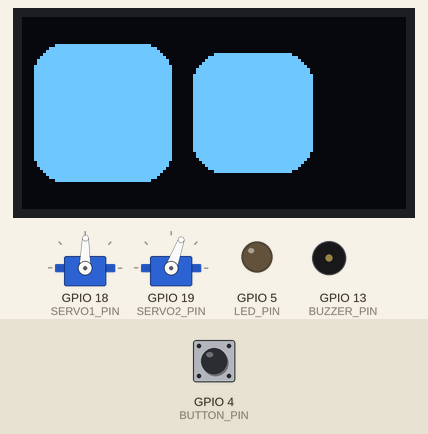
Simulated run of this sketch. Board: ESP32. On the bench: 2 × servo, 128×64 one-colour display, output pins drawn as LEDs (lit = HIGH), buzzer (waves = sounding). The inputs (shaded band) are chosen by the test bench; at power-on: GPIO 4 (BUTTON_PIN) HIGH. Random numbers use the default seed unless the sketch sets one; what the sketch prints to the serial monitor is not drawn.

Above: at 4.2 s.
4.3 s: GPIO 4 (BUTTON_PIN) pulled LOW for 1 s
At 6.06 s:
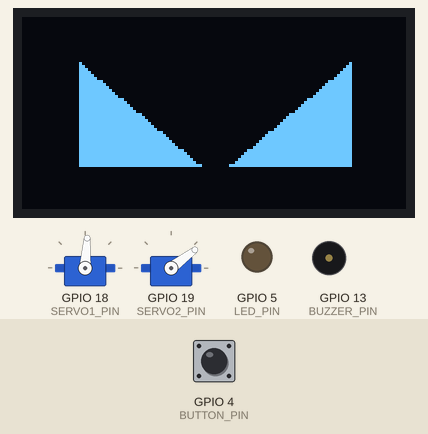
9.4 s: GPIO 4 (BUTTON_PIN) pulled LOW for 3.2 s
At 13.26 s:
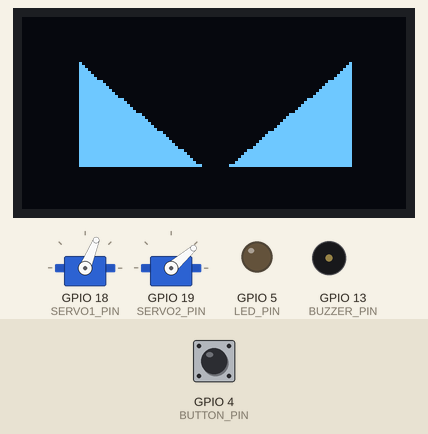
17.1 s: GPIO 4 (BUTTON_PIN) pulled LOW for 0.15 s
At 34.18 s:
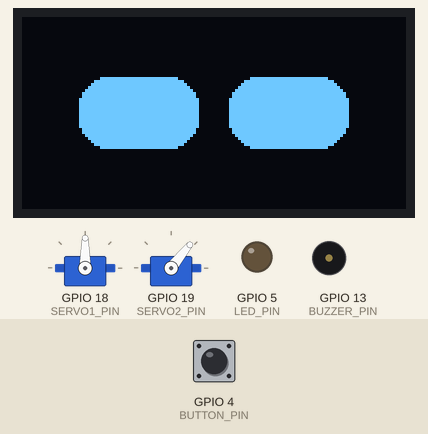
Timing chart, 0 to 36.2 s (numbered marks = the images above; inputs shaded):
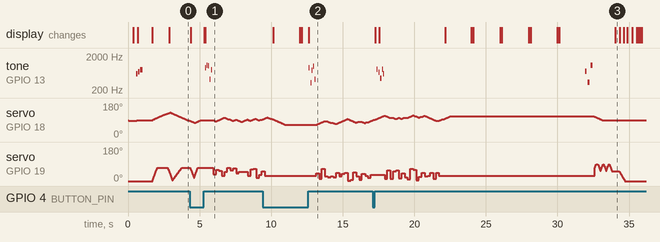

The sketch:

robo_code.ino
```cpp
#include <Wire.h>
#include <Adafruit_GFX.h>
#include <Adafruit_SSD1306.h>
#include <ESP32Servo.h>

// OLED screen configuration
#define SCREEN_WIDTH 128
#define SCREEN_HEIGHT 64
#define SCREEN_ADDRESS 0x3C
#define OLED_RESET -1

Adafruit_SSD1306 display(SCREEN_WIDTH, SCREEN_HEIGHT, &Wire, OLED_RESET);

// Pin definitions
#define BUZZER_PIN 13
#define SERVO1_PIN 18
#define SERVO2_PIN 19
#define BUTTON_PIN 4
#define LED_PIN 5

Servo servo1;
Servo servo2;

// Robot states
#define STATE_SLEEPING       1
#define STATE_WAKEUP         2
#define STATE_BLINK          3
#define STATE_AWAKE          4
#define STATE_ANGRY          5
#define STATE_FALLING_ASLEEP 6

volatile int currentState = STATE_SLEEPING;

// Servo control targets for multitasking
volatile int servo1Target = 90; // torso servo: 45..135, base 90
volatile int servo2Target = 0;  // arm servo: 0..80

// Button press debounce and long press handling
volatile bool buttonPressed = false;
volatile unsigned long buttonPressTime = 0;
volatile unsigned long buttonReleaseTime = 0;
bool canTriggerAngry = false;

unsigned long lastAwakeTimestamp = 0;
unsigned long buttonHoldStart = 0;

portMUX_TYPE mux = portMUX_INITIALIZER_UNLOCKED; // Mutex for shared access

/*----------------------------
Eye drawing parameters
-----------------------------*/
int ref_eye_height = 40;
int ref_eye_width = 40;
int ref_space_between_eye = 10;
int ref_corner_radius = 10;

// Current eye position/state
int left_eye_height = ref_eye_height;
int left_eye_width = ref_eye_width;
int left_eye_x = 32;
int left_eye_y = 32;

int right_eye_x = 32 + ref_eye_width + ref_space_between_eye;
int right_eye_y = 32;
int right_eye_height = ref_eye_height;
int right_eye_width = ref_eye_width;

/*-------------------
Eye drawing functions
---------------------*/

// Draw both eyes
void draw_eyes(bool update=true)
{
    display.clearDisplay();
    // Draw from center
    int x = int(left_eye_x-left_eye_width/2);
    int y = int(left_eye_y-left_eye_height/2);
    display.fillRoundRect(x,y,left_eye_width,left_eye_height,ref_corner_radius,SSD1306_WHITE);
    x = int(right_eye_x-right_eye_width/2);
    y = int(right_eye_y-right_eye_height/2);
    display.fillRoundRect(x,y,right_eye_width,right_eye_height,ref_corner_radius,SSD1306_WHITE);
    if(update)
    {
      display.display();
    }
}

// Position eyes in center
void center_eyes(bool update=true)
{
  left_eye_x = SCREEN_WIDTH / 2 - ref_eye_width / 2 - ref_space_between_eye / 2;
  left_eye_y = SCREEN_HEIGHT / 2;
  right_eye_x = SCREEN_WIDTH / 2 + ref_eye_width / 2 + ref_space_between_eye / 2;
  right_eye_y = SCREEN_HEIGHT / 2;
}

// Eye animation for sleep
void sleep_animation()
{
    for(int i=2; i <= 10; i++){
      left_eye_height = i;
      right_eye_height = i;
      draw_eyes(true);
      delay(40);
    }
    delay(100);

    for(int i=10; i >= 2; i=i-1){
      left_eye_height = i;
      right_eye_height = i;
      draw_eyes(true);
      delay(40);
    }
    draw_z_animation();
}

// Draw "Z" letters for sleeping effect
void draw_z_animation() {
  int z_start_x = 128 - 30;
  int z_y = 15;

  display.setTextSize(1);
  display.setTextColor(SSD1306_WHITE);

  display.setCursor(z_start_x, z_y);
  display.print("Z");
  display.display();
  delay(100);

  display.setCursor(z_start_x + 10, z_y - 5);
  display.print("Z");
  display.display();
  delay(100);

  display.setCursor(z_start_x + 20, z_y - 10);
  display.print("Z");
  display.display();
  delay(100);
}

// Wakeup animation (eye opening)
void wakeup_animation()
{
  for(int h=2; h <= ref_eye_height; h+=2)
  {
    left_eye_height = h;
    right_eye_height = h;
    draw_eyes(true);
  }
}

// Blink animation
void blink()
{
  draw_eyes();

  for(int i=0;i<3;i++)
  {
    left_eye_height -= 12;
    right_eye_height -= 12;
    draw_eyes();
    delay(1);
  }
  for(int i=0;i<3;i++)
  {
    left_eye_height += 12;
    right_eye_height += 12;
    draw_eyes();
    delay(1);
  }
}

// Angry eye expression
void angry_eyes() {
  display.clearDisplay();

  int tri_width = 40;
  int tri_height = 35;
  int center_y = 32;

  display.fillTriangle(19, center_y + tri_height / 2,
                       19, center_y - tri_height / 2,
                       19 + tri_width, center_y + tri_height / 2,
                       SSD1306_WHITE);
  display.fillTriangle(109, center_y + tri_height / 2,
                       109, center_y - tri_height / 2,
                       109 - tri_width, center_y + tri_height / 2,
                       SSD1306_WHITE);
  display.display();
}

// Eye movement functions
void move_right_big_eye()
{
  move_big_eye(1);
}
void move_left_big_eye()
{
  move_big_eye(-1);
}
void move_big_eye(int direction) {
  int direction_oversize = 1;
  int direction_movement_amplitude = 2;
  int blink_amplitude = 5;

  for (int i = 0; i < 3; i++) {
    left_eye_x += direction_movement_amplitude * direction;
    right_eye_x += direction_movement_amplitude * direction;
    right_eye_height -= blink_amplitude;
    left_eye_height -= blink_amplitude;

    if (direction > 0) {
      right_eye_height += direction_oversize;
      right_eye_width += direction_oversize;
    } else {
      left_eye_height += direction_oversize;
      left_eye_width += direction_oversize;
    }

    draw_eyes();
    delay(1);
  }

  for (int i = 0; i < 3; i++) {
    left_eye_x += direction_movement_amplitude * direction;
    right_eye_x += direction_movement_amplitude * direction;
    right_eye_height += blink_amplitude;
    left_eye_height += blink_amplitude;

    if (direction > 0) {
      right_eye_height += direction_oversize;
      right_eye_width += direction_oversize;
    } else {
      left_eye_height += direction_oversize;
      left_eye_width += direction_oversize;
    }

    draw_eyes();
    delay(1);
  }
}

// Reset eye shape and position to default
void reset_eyes_position_and_size() {
  left_eye_width = ref_eye_width;
  right_eye_width = ref_eye_width;
  left_eye_height = ref_eye_height;
  right_eye_height = ref_eye_height;

  center_eyes(); // Recalculate X/Y positions
}

// Eyes close slowly before sleep
void falling_asleep_eyes() {
  for(int k=ref_eye_height; k >= 2; k-=2)
  {
    left_eye_height = k;
    right_eye_height = k;
    draw_eyes(true);
  }
}

/*-------------------
Sound functions
---------------------*/
void playBeep(int freq, int duration) {
  tone(BUZZER_PIN, freq); delay(duration); noTone(BUZZER_PIN);
}

void playSweep(int startFreq, int endFreq, int stepDelay) {
  int step = (startFreq < endFreq) ? 10 : -10;
  for (int f = startFreq; (step > 0) ? f <= endFreq : f >= endFreq; f += step) {
    tone(BUZZER_PIN, f); delay(stepDelay);
  }
  noTone(BUZZER_PIN);
}

void playGlitch(int count) {
  for (int i = 0; i < count; i++) {
    tone(BUZZER_PIN, random(300, 1200));
    delay(random(30, 80));
    noTone(BUZZER_PIN);
    delay(random(20, 70));
  }
}

void playTrill(int f1, int f2, int dur, int reps) {
  for (int i = 0; i < reps; i++) {
    tone(BUZZER_PIN, f1); delay(dur);
    tone(BUZZER_PIN, f2); delay(dur);
  }
  noTone(BUZZER_PIN);
}

// Wakeup melody
void playMelody1() {
  playBeep(600, 100); delay(50);
  playBeep(700, 100); delay(50);
  playBeep(800, 150); delay(100);
  playSweep(800, 400, 5); delay(200);
}

// Melody for awake state
void playMelody2() {
  playBeep(500, 120); delay(60);
  playBeep(550, 120); delay(60);
  playBeep(600, 120); delay(60);
  playSweep(600, 900, 4); delay(150);
  playBeep(400, 100); delay(50);
}

void playRandomBeeps(int count) {
  for (int i = 0; i < count; i++) {
    playBeep(random(300, 1200), random(80, 150));
    delay(random(50, 150));
  }
}

/*-------------------
----- Servo Tasks
---------------------*/

// Task for moving servo1 (torso) gradually toward target
void servo1Task(void *pvParameters) {
  int currentPos = 85;
  servo1.write(currentPos);
  while(true) {
    portENTER_CRITICAL(&mux);
    int target = servo1Target;
    portEXIT_CRITICAL(&mux);

    if(currentPos < target) {
      currentPos+=1;
      servo1.write(currentPos);
      vTaskDelay(30 / portTICK_PERIOD_MS);
    } else if(currentPos > target) {
      currentPos-=1;
      servo1.write(currentPos);
      vTaskDelay(30 / portTICK_PERIOD_MS);
    } else {
      vTaskDelay(1 / portTICK_PERIOD_MS);
    }
  }
}

// Task for moving servo2 (arms) gradually toward target
void servo2Task(void *pvParameters) {
  int currentPos = 0;
  servo2.write(currentPos);
  while(true) {
    portENTER_CRITICAL(&mux);
    int target = servo2Target;
    portEXIT_CRITICAL(&mux);

    if(currentPos < target) {
      currentPos+=1;
      servo2.write(currentPos);
      vTaskDelay(5 / portTICK_PERIOD_MS);
    } else if(currentPos > target) {
      currentPos-=1;
      servo2.write(currentPos);
      vTaskDelay(5 / portTICK_PERIOD_MS);
    } else {
      vTaskDelay(10 / portTICK_PERIOD_MS);
    }
  }
}

/*-------------------
----- Button ISR
---------------------*/

// Interrupt Service Routine for button press with debounce
void IRAM_ATTR buttonISR() {
  static unsigned long lastInterruptTime = 0;
  unsigned long interruptTime = millis();
  if (interruptTime - lastInterruptTime > 200) { // debounce 200ms
    if(digitalRead(BUTTON_PIN) == LOW) {
      buttonPressed = true;
      buttonPressTime = interruptTime;
    } else {
      buttonReleaseTime = interruptTime;
    }
  }
  lastInterruptTime = interruptTime;
}

/*-------------------
----- State Functions
---------------------*/

// Behavior when sleeping
void sleeping_state()
{
  sleep_animation();
}

// Wake-up behavior
void wakeup_state()
{
  wakeup_animation();
  playMelody1();

  move_right_big_eye();

  // Servo1: 90 to 150, Servo2 mapped to 0..70
  for(int pos = 90; pos <= 150; pos++) {
    portENTER_CRITICAL(&mux);
    servo1Target = pos;
    servo2Target = constrain(map(pos, 90, 120, 0, 70), 0, 70);
    portEXIT_CRITICAL(&mux);
    vTaskDelay(10 / portTICK_PERIOD_MS);
  }

  reset_eyes_position_and_size();
  vTaskDelay(300 / portTICK_PERIOD_MS);
  center_eyes();
  move_left_big_eye();

  // Servo1: 150 to 40, Servo2 inverse mapping
  for(int pos = 150; pos >= 40; pos--) {
    portENTER_CRITICAL(&mux);
    servo1Target = pos;
    servo2Target = constrain(120 - pos, 0, 70);
    portEXIT_CRITICAL(&mux);
    vTaskDelay(10 / portTICK_PERIOD_MS);
  }

  reset_eyes_position_and_size();
  vTaskDelay(300 / portTICK_PERIOD_MS);
  move_right_big_eye();

  // Return to center: Servo1 40 to 90, Servo2 mapped again
  for(int pos = 40; pos <= 90; pos++) {
    portENTER_CRITICAL(&mux);
    servo1Target = pos;
    servo2Target = constrain(map(pos, 60, 90, 0, 70), 0, 70);
    portEXIT_CRITICAL(&mux);
    vTaskDelay(10 / portTICK_PERIOD_MS);
  }

  reset_eyes_position_and_size();
  vTaskDelay(300 / portTICK_PERIOD_MS);
  draw_eyes();
}

// Behavior while awake (moving, blinking, and sound)
void awake_state()
{
  blink();

  // Look right
  move_right_big_eye();
  portENTER_CRITICAL(&mux);
  servo1Target = 155;
  portEXIT_CRITICAL(&mux);
  vTaskDelay(2000 / portTICK_PERIOD_MS);

  reset_eyes_position_and_size();

  // Raise arms
  for(int pos = 0; pos <= 60; pos+=1) {
    portENTER_CRITICAL(&mux);
    servo2Target = pos;
    portEXIT_CRITICAL(&mux);
    vTaskDelay(20 / portTICK_PERIOD_MS);
  }
  playMelody1();

  // Return arms and head to center
  portENTER_CRITICAL(&mux);
  servo1Target = 90;
  servo2Target = 0;
  portEXIT_CRITICAL(&mux);
  vTaskDelay(20 / portTICK_PERIOD_MS);

  // Look left
  move_left_big_eye();
  portENTER_CRITICAL(&mux);
  servo1Target = 25;
  portEXIT_CRITICAL(&mux);
  vTaskDelay(2000 / portTICK_PERIOD_MS);

  reset_eyes_position_and_size();

  // Raise arms again
  for(int pos = 0; pos <= 60; pos+=1) {
    portENTER_CRITICAL(&mux);
    servo2Target = pos;
    portEXIT_CRITICAL(&mux);
    vTaskDelay(20 / portTICK_PERIOD_MS);
  }
  playMelody1();

  portENTER_CRITICAL(&mux);
  servo1Target = 90;
  servo2Target = 0;
  portEXIT_CRITICAL(&mux);
  reset_eyes_position_and_size();
  vTaskDelay(20 / portTICK_PERIOD_MS);
}

// Angry behavior (random movements and glitch sound)
void angry_state()
{
  angry_eyes();
  playGlitch(5);

  for (int i = 0; i < 20; i++) {
    portENTER_CRITICAL(&mux);
    servo1Target = 90 + random(-30, 30);
    portEXIT_CRITICAL(&mux);
    servo2.write(random(0, 70));
    vTaskDelay(200 / portTICK_PERIOD_MS);
  }
}

// Eyes closing and arms moving while falling asleep
void fallingasleep_state(){
  playRandomBeeps(3);
  portENTER_CRITICAL(&mux);
  servo1Target = 90;
  portEXIT_CRITICAL(&mux);
  vTaskDelay(50 / portTICK_PERIOD_MS);

  for (int i = 0; i < 3; i++) {
    portENTER_CRITICAL(&mux);
    servo2Target = 90;
    portEXIT_CRITICAL(&mux);
    vTaskDelay(200 / portTICK_PERIOD_MS);

    portENTER_CRITICAL(&mux);
    servo2Target = 0;
    portEXIT_CRITICAL(&mux);
    vTaskDelay(200 / portTICK_PERIOD_MS);
  }
  falling_asleep_eyes();
}

/*-------------------
----- Setup
---------------------*/
void setup() {
  Serial.begin(115200);

  pinMode(BUTTON_PIN, INPUT);
  pinMode(BUZZER_PIN, OUTPUT);
  pinMode(LED_PIN, OUTPUT);

  attachInterrupt(digitalPinToInterrupt(BUTTON_PIN), buttonISR, CHANGE);

  servo1.attach(SERVO1_PIN);
  servo2.attach(SERVO2_PIN);
  servo1.write(90);
  servo2.write(0);

  if(!display.begin(SSD1306_SWITCHCAPVCC, SCREEN_ADDRESS)) {
    Serial.println("SSD1306 allocation failed");
    for(;;); // Infinite loop if OLED fails
  }

  center_eyes();
  draw_eyes();

  // Create multitasking tasks for servo control
  xTaskCreatePinnedToCore(servo1Task, "Servo1Task", 2048, NULL, 1, NULL, 1);
  xTaskCreatePinnedToCore(servo2Task, "Servo2Task", 2048, NULL, 1, NULL, 1);

  currentState = STATE_SLEEPING;
  lastAwakeTimestamp = millis();
}

/*-------------------
----- Main Loop
---------------------*/
void loop() {
  static bool lastButtonState = LOW;
  bool currentButtonState = digitalRead(BUTTON_PIN);

  // Detect button press (rising edge)
  if (lastButtonState == LOW && currentButtonState == HIGH) {
    switch (currentState) {
      case STATE_SLEEPING:
        currentState = STATE_WAKEUP;
        Serial.println("State: WAKEUP");
        lastAwakeTimestamp = millis();
        break;

      case STATE_BLINK:
        currentState = STATE_ANGRY;
        Serial.println("State: ANGRY");
        break;

      default:
        break;
    }
  }

  // Handle current state
  switch (currentState) {
    case STATE_SLEEPING:
      sleeping_state();
      break;

    case STATE_WAKEUP:
      wakeup_state();
      currentState = STATE_BLINK;
      lastAwakeTimestamp = millis();
      break;

    case STATE_BLINK: {
      static unsigned long lastBlinkTime = 0;
      unsigned long now = millis();
      const unsigned long blinkInterval = 2000;

      if (now - lastBlinkTime >= blinkInterval) {
        blink();
        lastBlinkTime = now;
      }

      if (now - lastAwakeTimestamp > 10000) {
        currentState = STATE_FALLING_ASLEEP;
        Serial.println("State: FALLING ASLEEP");
      }
      break;
    }

    // case STATE_AWAKE: (commented out in original)
    case STATE_ANGRY:
      angry_state();
      currentState = STATE_BLINK;
      lastAwakeTimestamp = millis();
      break;

    case STATE_FALLING_ASLEEP:
      fallingasleep_state();
      currentState = STATE_SLEEPING;
      break;
  }

  lastButtonState = currentButtonState;
  vTaskDelay(10 / portTICK_PERIOD_MS); // Small delay for multitasking
}
```

Measured:
- after the input at 4.3 s, tone on GPIO 13 (BUZZER_PIN): plays 907 Hz for 0.08 s, 1058 Hz for 0.06 s, 1044 Hz for 0.06 s, 409 Hz for 0.07 s, 792 Hz for 0.07 s, starting after 1.1 s
- after the input at 9.4 s, tone on GPIO 13 (BUZZER_PIN): plays 890 Hz for 0.05 s, 330 Hz for 0.03 s, 766 Hz for 0.08 s, 1001 Hz for 0.03 s, 408 Hz for 0.06 s, starting after 3.2 s
- by itself, tone on GPIO 13 (BUZZER_PIN): plays 600 Hz for 0.10 s, 700 Hz for 0.10 s, 800 Hz for 0.15 s
